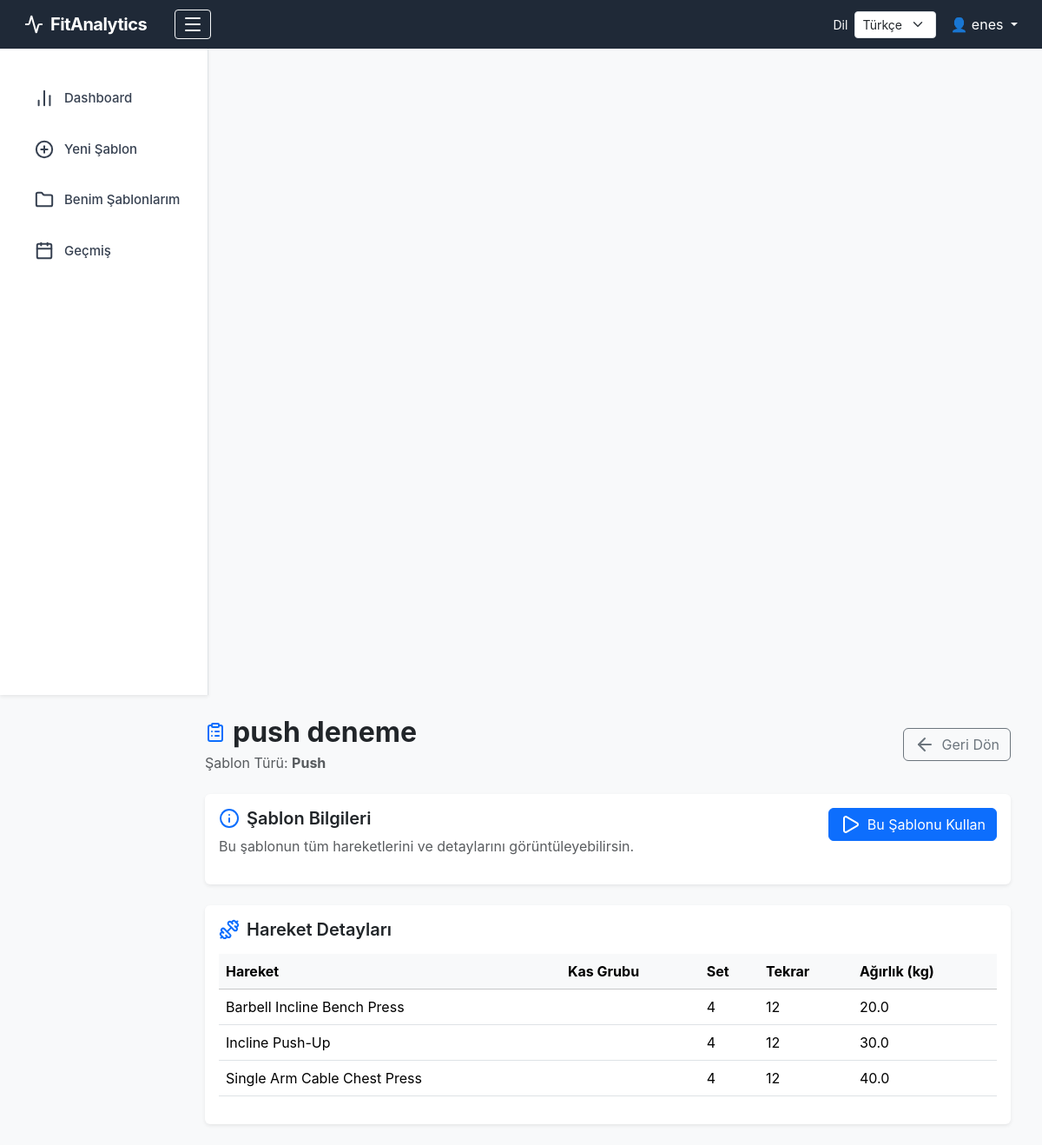
The page /template/1 (signed in) on the database its author committed.
### tables this page shows
CREATE TABLE workout_templates (
    template_id    INTEGER PRIMARY KEY AUTOINCREMENT,
    user_id        INTEGER NOT NULL,
    template_name  TEXT NOT NULL,
    workout_type   TEXT NOT NULL,
    FOREIGN KEY (user_id) REFERENCES users(user_id)
);

CREATE TABLE template_exercises (
    template_exercise_id INTEGER PRIMARY KEY AUTOINCREMENT,
    template_id          INTEGER NOT NULL,
    exercise_lib_id      INTEGER NOT NULL,
    exercise_name        TEXT NOT NULL,
    muscle_id            INTEGER NOT NULL,
    default_sets         INTEGER,
    default_reps         INTEGER,
    default_weight       REAL,
    FOREIGN KEY (template_id) REFERENCES workout_templates(template_id),
    FOREIGN KEY (exercise_lib_id) REFERENCES exercise_library(exercise_lib_id),
    FOREIGN KEY (muscle_id) REFERENCES muscles(muscle_id)
);

### app/blueprints/templates.py (the view)
@main.route("/template/<int:template_id>")
def template_detail(template_id):
    if "user_id" not in session:
        return redirect(url_for("main.login"))
    conn = get_connection()
    cur = conn.cursor()
    cur.execute("""
        SELECT template_id, template_name, workout_type
        FROM workout_templates
        WHERE template_id = ? AND user_id = ?
    """, (template_id, session["user_id"]))
    template = cur.fetchone()
    if not template:
        conn.close()
        return "Template not found", 404
    cur.execute("""
        SELECT te.exercise_name, m.name_tr AS muscle,
               te.default_sets, te.default_reps, te.default_weight
        FROM template_exercises te
        JOIN muscles m ON m.muscle_id = te.muscle_id
        WHERE te.template_id = ?
    """, (template_id,))
    exercises = cur.fetchall()
    conn.close()
    return render_template("template_detail.html", template=template, exercises=exercises)

### app/database.py (called while the page is built)
def get_connection():
    conn = sqlite3.connect(DB_PATH)
    conn.row_factory = sqlite3.Row
    return conn

### app/templates/template_detail.html
{% extends "layout.html" %}
{% block content %}
<div class="container-fluid">
    <div class="d-flex justify-content-between align-items-center mb-4">
        <div>
            <h2 class="fw-bold mb-1 d-flex align-items-center">
                <i data-lucide="clipboard-list" class="me-2 text-primary"></i>
                {{ template.template_name }}
            </h2>
            <p class="text-muted mb-0">
                Şablon Türü: <strong>{{ template.workout_type | capitalize }}</strong>
            </p>
        </div>
        <a href="{{ url_for('main.my_templates') }}"
           class="btn btn-outline-secondary d-flex align-items-center">
            <i data-lucide="arrow-left" class="me-2"></i>
            Geri Dön
        </a>
    </div>
    <div class="card shadow-sm border-0 mb-4">
        <div class="card-body">
            <div class="d-flex justify-content-between align-items-start">
                <div>
                    <h5 class="fw-semibold d-flex align-items-center">
                        <i data-lucide="info" class="me-2 text-primary"></i>
                        Şablon Bilgileri
                    </h5>
                    <p class="text-muted">
                        Bu şablonun tüm hareketlerini ve detaylarını görüntüleyebilirsin.
                    </p>
                </div>
                <a href="{{ url_for('main.use_template', template_id=template.template_id) }}"
                   class="btn btn-primary text-white d-flex align-items-center">
                    <i data-lucide="play" class="me-2"></i>
                    Bu Şablonu Kullan
                </a>
            </div>
        </div>
    </div>
    <div class="card shadow-sm border-0">
        <div class="card-body">
            <h5 class="fw-semibold mb-3 d-flex align-items-center">
                <i data-lucide="dumbbell" class="me-2 text-primary"></i>
                Hareket Detayları
            </h5>
            {% if exercises %}
            <table class="table table-hover align-middle">
                <thead class="table-light">
                    <tr>
                        <th>Hareket</th>
                        <th>Kas Grubu</th>
                        <th>Set</th>
                        <th>Tekrar</th>
                        <th>Ağırlık (kg)</th>
                    </tr>
                </thead>
                <tbody>
                    {% for ex in exercises %}
                    <tr>
                        <td>{{ ex.exercise_name }}</td>
                        <td>{{ ex.target_muscle }}</td>
                        <td>{{ ex.default_sets }}</td>
                        <td>{{ ex.default_reps }}</td>
                        <td>{{ ex.default_weight }}</td>
                    </tr>
                    {% endfor %}
                </tbody>
            </table>
            {% else %}
            <p class="text-muted mb-0">Bu şablonda henüz hareket yok.</p>
            {% endif %}
        </div>
    </div>
</div>
{% endblock %}

### app/static/style.css (style rules this page uses)
body { background-color: #f4f6fb !important; font-family: 'Inter', sans-serif; }

### rows shown on the page
workout_templates: template_name "push deneme", workout_type "Push"
template_exercises: exercise_name "Barbell Incline Bench Press", default_sets "4", default_reps "12", default_weight "20.0"
template_exercises: exercise_name "Incline Push-Up", default_sets "4", default_reps "12", default_weight "30.0"
template_exercises: exercise_name "Single Arm Cable Chest Press", default_sets "4", default_reps "12", default_weight "40.0"

### other values the page prints
{{ t.language_label }} "Dil"
{{ session["user_name"] }} "enes"
{{ t.nav_dashboard }} "Dashboard"
{{ t.nav_history }} "Geçmiş"
form field language "Türkçe"
